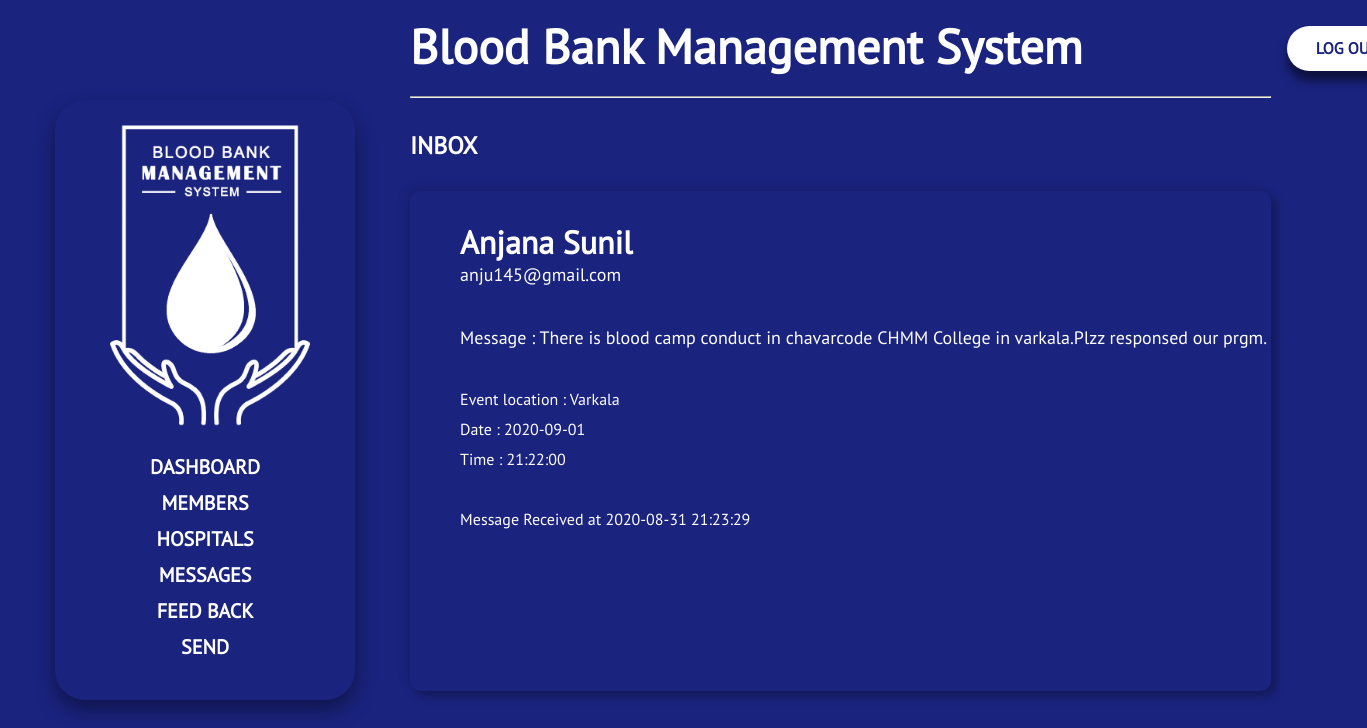
/admin/view_mess.php?id=1 (signed in), run on the app's committed database.
### tables this page shows
CREATE TABLE `tbl_request` (
  `ID` int(11) NOT NULL,
  `NAME` varchar(30) NOT NULL,
  `MAIL` varchar(100) NOT NULL,
  `PHONE` bigint(20) NOT NULL,
  `MESSAGE` varchar(400) NOT NULL,
  `DATE` date NOT NULL,
  `TIME` time NOT NULL,
  `PLACE` varchar(50) NOT NULL,
  `LOGS` datetime NOT NULL,
  `STATUS` int(11) NOT NULL
);

### admin/view_mess.php (the view, shortened to what this page needs)
<?php
	require_once '../connection.php';
	if (isset($_SESSION['ID']))
	{
?>
<!DOCTYPE html>
<html>
<head>
	<link rel="stylesheet" type="text/css" href="../assets/css/all.css">
	<link rel="stylesheet" type="text/css" href="../assets/css/dashboard.css">
	<link rel="stylesheet" type="text/css" href="../assets/css/view_mess.css">
	<link rel="stylesheet" type="text/css" href="../assets/css/aos.css">
</head>
<body>
	<div class="container">
		<div class="side-left">
			<?php
				include_once 'includes/sidebar.php';
			?>
		</div>
		<div class="side-right">
			<?php
				include_once 'includes/header.php';
			?><br>
			<h2 data-aos="fade-down" data-aos-delay="300">INBOX</h2>
			<div class="jizz-box" data-aos="fade-down" data-aos-delay="350">
				<?php
					$id = $_GET['id'];
					$insert = "SELECT * FROM `tbl_request` WHERE ID = '$id'";
					$store = mysqli_query($conn, $insert);
					while($row = mysqli_fetch_assoc($store))
					{
				?>
					<h1 class="header"><?php echo $row['NAME'];?></h1>
					<p class="h2"><?php echo $row['MAIL'];?></p>
					<p class="h3">Message : <?php echo $row['MESSAGE'];?></p>
					<p class="h4">Event location : <?php echo $row['PLACE'];?></p>
					<p class="h5">Date : <?php echo $row['DATE'];?></p>
					<p class="h6">Time : <?php echo $row['TIME'];?></p>
					<p class="footer">Message Received at <?php echo $row['LOGS'];?></p>
				<?php
					}
				?>
			</div>
		</div>
	</div>
</body>
</html>
<?php
	}
	else
	{
		header('location:index.php');
	}
?>

### assets/css/dashboard.css (style rules this page uses)
* { margin: 0; padding: 0; box-sizing: border-box; font-family: my_PTSans; }
body { background-color: #1a237e; color: #fff; }
.container { width: 100%; }
.side-left { float: left; width: 30%; height: 100vh; position: fixed; }
.side-right { float: right; width: 70%; }

### assets/css/view_mess.css (style rules this page uses)
.jizz-box { width: 90%; height: 500px; margin-top: 30px; background-color: #1a237e; color: #fff; border-radius: 10px; box-shadow: -5px -5px 10px rgba(0,0,0,0.09), 5px 5px 10px rgba(0,0,0,0.3); }
.jizz-box .header { padding-top: 30px; margin-left: 50px; }
.jizz-box .h2 { margin-left: 50px; font-size: 18px; margin-bottom: 40px; }
.jizz-box .h3 { margin-left: 50px; font-size: 18px; margin-bottom: 40px; }
.jizz-box .h4 { margin-left: 50px; margin-bottom: 10px; }
.jizz-box .h5 { margin-left: 50px; margin-bottom: 10px; }
.jizz-box .h6 { margin-left: 50px; margin-bottom: 40px; }
.jizz-box .footer { margin-left: 50px; }

### admin/includes/sidebar.php (style rules this page uses)
.container { display: block; height: 100vh; position: relative; }

### data on the page
tbl_request: NAME "Anjana Sunil", MAIL "anju145@gmail.com", MESSAGE "There is blood camp conduct in chavarcode CHMM College in varkala.Plzz responsed our prgm.", PLACE "Varkala", DATE "2020-09-01", TIME "21:22:00", LOGS "2020-08-31 21:23:29"
